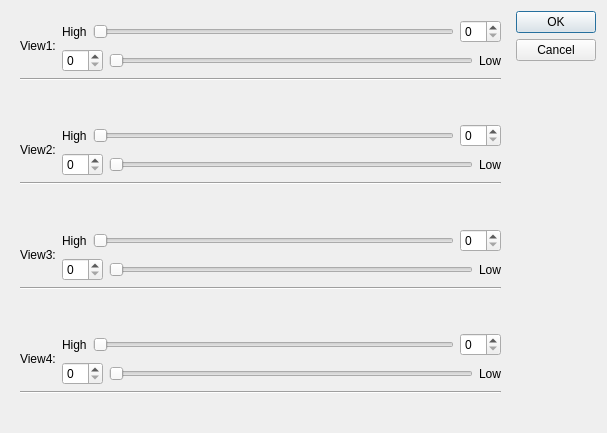
<?xml version="1.0" encoding="UTF-8"?>
<ui version="4.0">
 <class>Dialog</class>
 <widget class="QDialog" name="Dialog">
  <property name="geometry">
   <rect>
    <x>0</x>
    <y>0</y>
    <width>607</width>
    <height>433</height>
   </rect>
  </property>
  <property name="windowTitle">
   <string>Dialog</string>
  </property>
  <layout class="QHBoxLayout" name="horizontalLayout">
   <item>
    <layout class="QVBoxLayout" name="verticalLayout">
     <property name="sizeConstraint">
      <enum>QLayout::SetDefaultConstraint</enum>
     </property>
     <item alignment="Qt::AlignTop">
      <widget class="QWidget" name="widget_1" native="true">
       <property name="maximumSize">
        <size>
         <width>16777215</width>
         <height>97</height>
        </size>
       </property>
       <layout class="QHBoxLayout" name="horizontalLayout_14">
        <item>
         <layout class="QVBoxLayout" name="verticalLayout_17">
          <item>
           <layout class="QHBoxLayout" name="horizontalLayout_26">
            <property name="sizeConstraint">
             <enum>QLayout::SetDefaultConstraint</enum>
            </property>
            <item>
             <layout class="QVBoxLayout" name="verticalLayout_18">
              <item>
               <widget class="QLabel" name="viw_label_1">
                <property name="text">
                 <string>View1:</string>
                </property>
               </widget>
              </item>
             </layout>
            </item>
            <item>
             <layout class="QVBoxLayout" name="verticalLayout_19">
              <item>
               <layout class="QHBoxLayout" name="horizontalLayout_27">
                <item>
                 <widget class="QLabel" name="high_contrast_label_1">
                  <property name="text">
                   <string>High</string>
                  </property>
                 </widget>
                </item>
                <item>
                 <widget class="QSlider" name="high_contrast_slider_1">
                  <property name="orientation">
                   <enum>Qt::Horizontal</enum>
                  </property>
                 </widget>
                </item>
                <item>
                 <widget class="QSpinBox" name="high_spin_box_1"/>
                </item>
               </layout>
              </item>
              <item>
               <layout class="QHBoxLayout" name="horizontalLayout_28">
                <item>
                 <widget class="QSpinBox" name="low_spin_box_1"/>
                </item>
                <item>
                 <widget class="QSlider" name="low_contrast_slider_1">
                  <property name="orientation">
                   <enum>Qt::Horizontal</enum>
                  </property>
                 </widget>
                </item>
                <item>
                 <widget class="QLabel" name="low_contrast_label_1">
                  <property name="text">
                   <string>Low</string>
                  </property>
                 </widget>
                </item>
               </layout>
              </item>
             </layout>
            </item>
           </layout>
          </item>
          <item>
           <widget class="Line" name="line_1">
            <property name="orientation">
             <enum>Qt::Horizontal</enum>
            </property>
           </widget>
          </item>
         </layout>
        </item>
       </layout>
      </widget>
     </item>
     <item alignment="Qt::AlignTop">
      <widget class="QWidget" name="widget_2" native="true">
       <property name="maximumSize">
        <size>
         <width>16777215</width>
         <height>97</height>
        </size>
       </property>
       <layout class="QHBoxLayout" name="horizontalLayout_15">
        <item>
         <layout class="QVBoxLayout" name="verticalLayout_20">
          <item>
           <layout class="QHBoxLayout" name="horizontalLayout_29">
            <property name="sizeConstraint">
             <enum>QLayout::SetDefaultConstraint</enum>
            </property>
            <item>
             <layout class="QVBoxLayout" name="verticalLayout_21">
              <item>
               <widget class="QLabel" name="viw_label_2">
                <property name="text">
                 <string>View2:</string>
                </property>
               </widget>
              </item>
             </layout>
            </item>
            <item>
             <layout class="QVBoxLayout" name="verticalLayout_22">
              <item>
               <layout class="QHBoxLayout" name="horizontalLayout_30">
                <item>
                 <widget class="QLabel" name="high_contrast_label_2">
                  <property name="text">
                   <string>High</string>
                  </property>
                 </widget>
                </item>
                <item>
                 <widget class="QSlider" name="high_contrast_slider_2">
                  <property name="orientation">
                   <enum>Qt::Horizontal</enum>
                  </property>
                 </widget>
                </item>
                <item>
                 <widget class="QSpinBox" name="high_spin_box_2"/>
                </item>
               </layout>
              </item>
              <item>
               <layout class="QHBoxLayout" name="horizontalLayout_31">
                <item>
                 <widget class="QSpinBox" name="low_spin_box_2"/>
                </item>
                <item>
                 <widget class="QSlider" name="low_contrast_slider_2">
                  <property name="orientation">
                   <enum>Qt::Horizontal</enum>
                  </property>
                 </widget>
                </item>
                <item>
                 <widget class="QLabel" name="low_contrast_label_2">
                  <property name="text">
                   <string>Low</string>
                  </property>
                 </widget>
                </item>
               </layout>
              </item>
             </layout>
            </item>
           </layout>
          </item>
          <item>
           <widget class="Line" name="line_2">
            <property name="orientation">
             <enum>Qt::Horizontal</enum>
            </property>
           </widget>
          </item>
         </layout>
        </item>
       </layout>
      </widget>
     </item>
     <item alignment="Qt::AlignTop">
      <widget class="QWidget" name="widget_3" native="true">
       <property name="maximumSize">
        <size>
         <width>16777215</width>
         <height>97</height>
        </size>
       </property>
       <layout class="QHBoxLayout" name="horizontalLayout_16">
        <item>
         <layout class="QVBoxLayout" name="verticalLayout_23">
          <item>
           <layout class="QHBoxLayout" name="horizontalLayout_32">
            <property name="sizeConstraint">
             <enum>QLayout::SetDefaultConstraint</enum>
            </property>
            <item>
             <layout class="QVBoxLayout" name="verticalLayout_24">
              <item>
               <widget class="QLabel" name="viw_label_3">
                <property name="text">
                 <string>View3:</string>
                </property>
               </widget>
              </item>
             </layout>
            </item>
            <item>
             <layout class="QVBoxLayout" name="verticalLayout_25">
              <item>
               <layout class="QHBoxLayout" name="horizontalLayout_33">
                <item>
                 <widget class="QLabel" name="high_contrast_label_3">
                  <property name="text">
                   <string>High</string>
                  </property>
                 </widget>
                </item>
                <item>
                 <widget class="QSlider" name="high_contrast_slider_3">
                  <property name="orientation">
                   <enum>Qt::Horizontal</enum>
                  </property>
                 </widget>
                </item>
                <item>
                 <widget class="QSpinBox" name="high_spin_box_3"/>
                </item>
               </layout>
              </item>
              <item>
               <layout class="QHBoxLayout" name="horizontalLayout_34">
                <item>
                 <widget class="QSpinBox" name="low_spin_box_3"/>
                </item>
                <item>
                 <widget class="QSlider" name="low_contrast_slider_3">
                  <property name="orientation">
                   <enum>Qt::Horizontal</enum>
                  </property>
                 </widget>
                </item>
                <item>
                 <widget class="QLabel" name="low_contrast_label_3">
                  <property name="text">
                   <string>Low</string>
                  </property>
                 </widget>
                </item>
               </layout>
              </item>
             </layout>
            </item>
           </layout>
          </item>
          <item>
           <widget class="Line" name="line_3">
            <property name="orientation">
             <enum>Qt::Horizontal</enum>
            </property>
           </widget>
          </item>
         </layout>
        </item>
       </layout>
      </widget>
     </item>
     <item alignment="Qt::AlignTop">
      <widget class="QWidget" name="widget_4" native="true">
       <property name="maximumSize">
        <size>
         <width>16777215</width>
         <height>97</height>
        </size>
       </property>
       <layout class="QHBoxLayout" name="horizontalLayout_17">
        <item>
         <layout class="QVBoxLayout" name="verticalLayout_26">
          <item>
           <layout class="QHBoxLayout" name="horizontalLayout_35">
            <property name="sizeConstraint">
             <enum>QLayout::SetDefaultConstraint</enum>
            </property>
            <item>
             <layout class="QVBoxLayout" name="verticalLayout_27">
              <item>
               <widget class="QLabel" name="viw_label_4">
                <property name="text">
                 <string>View4:</string>
                </property>
               </widget>
              </item>
             </layout>
            </item>
            <item>
             <layout class="QVBoxLayout" name="verticalLayout_28">
              <item>
               <layout class="QHBoxLayout" name="horizontalLayout_36">
                <item>
                 <widget class="QLabel" name="high_contrast_label_4">
                  <property name="text">
                   <string>High</string>
                  </property>
                 </widget>
                </item>
                <item>
                 <widget class="QSlider" name="high_contrast_slider_4">
                  <property name="orientation">
                   <enum>Qt::Horizontal</enum>
                  </property>
                 </widget>
                </item>
                <item>
                 <widget class="QSpinBox" name="high_spin_box_4"/>
                </item>
               </layout>
              </item>
              <item>
               <layout class="QHBoxLayout" name="horizontalLayout_37">
                <item>
                 <widget class="QSpinBox" name="low_spin_box_4"/>
                </item>
                <item>
                 <widget class="QSlider" name="low_contrast_slider_4">
                  <property name="orientation">
                   <enum>Qt::Horizontal</enum>
                  </property>
                 </widget>
                </item>
                <item>
                 <widget class="QLabel" name="low_contrast_label_4">
                  <property name="text">
                   <string>Low</string>
                  </property>
                 </widget>
                </item>
               </layout>
              </item>
             </layout>
            </item>
           </layout>
          </item>
          <item>
           <widget class="Line" name="line_4">
            <property name="orientation">
             <enum>Qt::Horizontal</enum>
            </property>
           </widget>
          </item>
         </layout>
        </item>
       </layout>
      </widget>
     </item>
    </layout>
   </item>
   <item>
    <widget class="QDialogButtonBox" name="buttonBox">
     <property name="orientation">
      <enum>Qt::Vertical</enum>
     </property>
     <property name="standardButtons">
      <set>QDialogButtonBox::Cancel|QDialogButtonBox::Ok</set>
     </property>
    </widget>
   </item>
  </layout>
 </widget>
 <resources/>
 <connections>
  <connection>
   <sender>buttonBox</sender>
   <signal>accepted()</signal>
   <receiver>Dialog</receiver>
   <slot>accept()</slot>
   <hints>
    <hint type="sourcelabel">
     <x>248</x>
     <y>254</y>
    </hint>
    <hint type="destinationlabel">
     <x>157</x>
     <y>274</y>
    </hint>
   </hints>
  </connection>
  <connection>
   <sender>buttonBox</sender>
   <signal>rejected()</signal>
   <receiver>Dialog</receiver>
   <slot>reject()</slot>
   <hints>
    <hint type="sourcelabel">
     <x>316</x>
     <y>260</y>
    </hint>
    <hint type="destinationlabel">
     <x>286</x>
     <y>274</y>
    </hint>
   </hints>
  </connection>
 </connections>
</ui>
